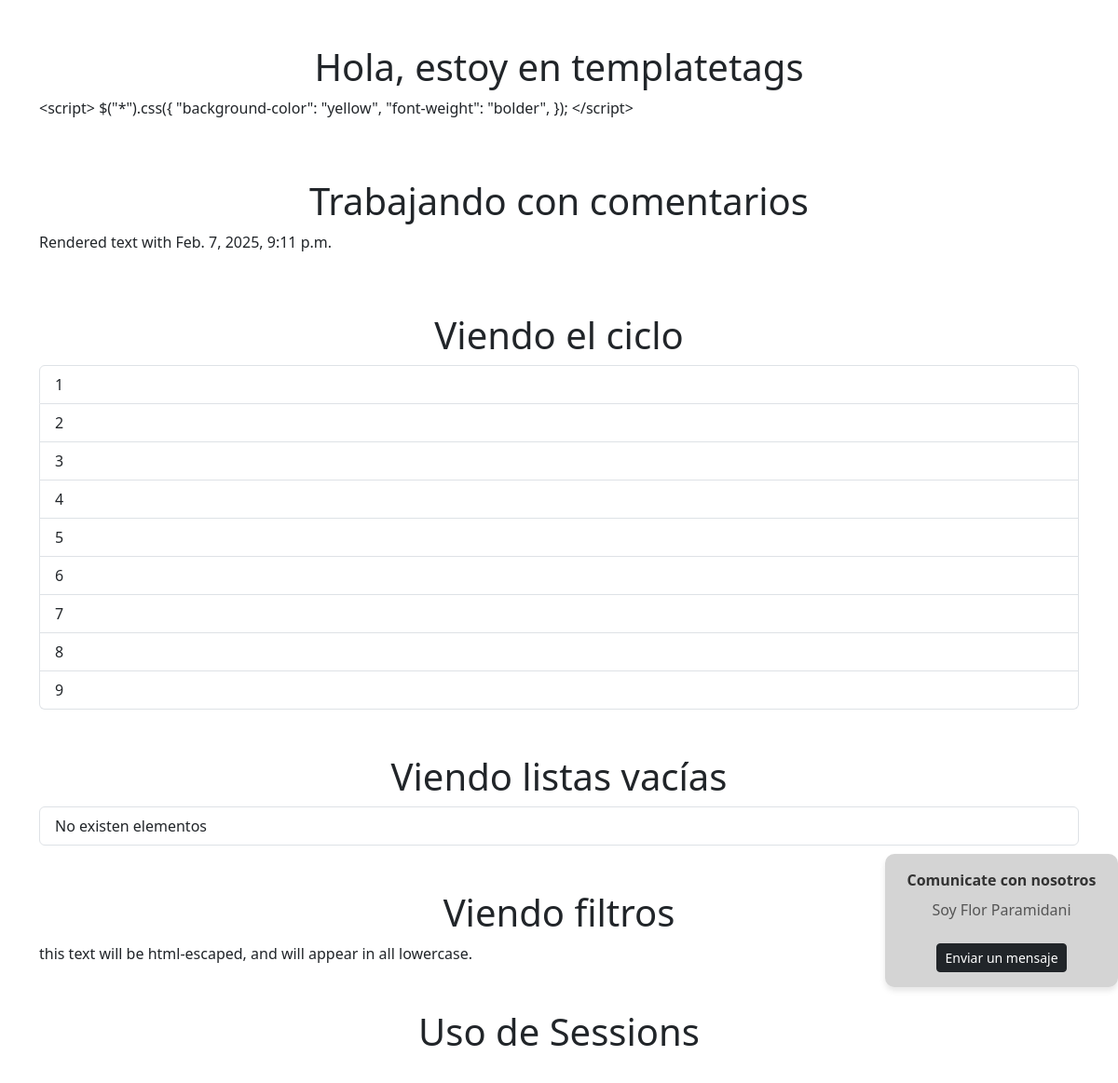
Page /vistaprevia/templatetags1 on the earlier database version.
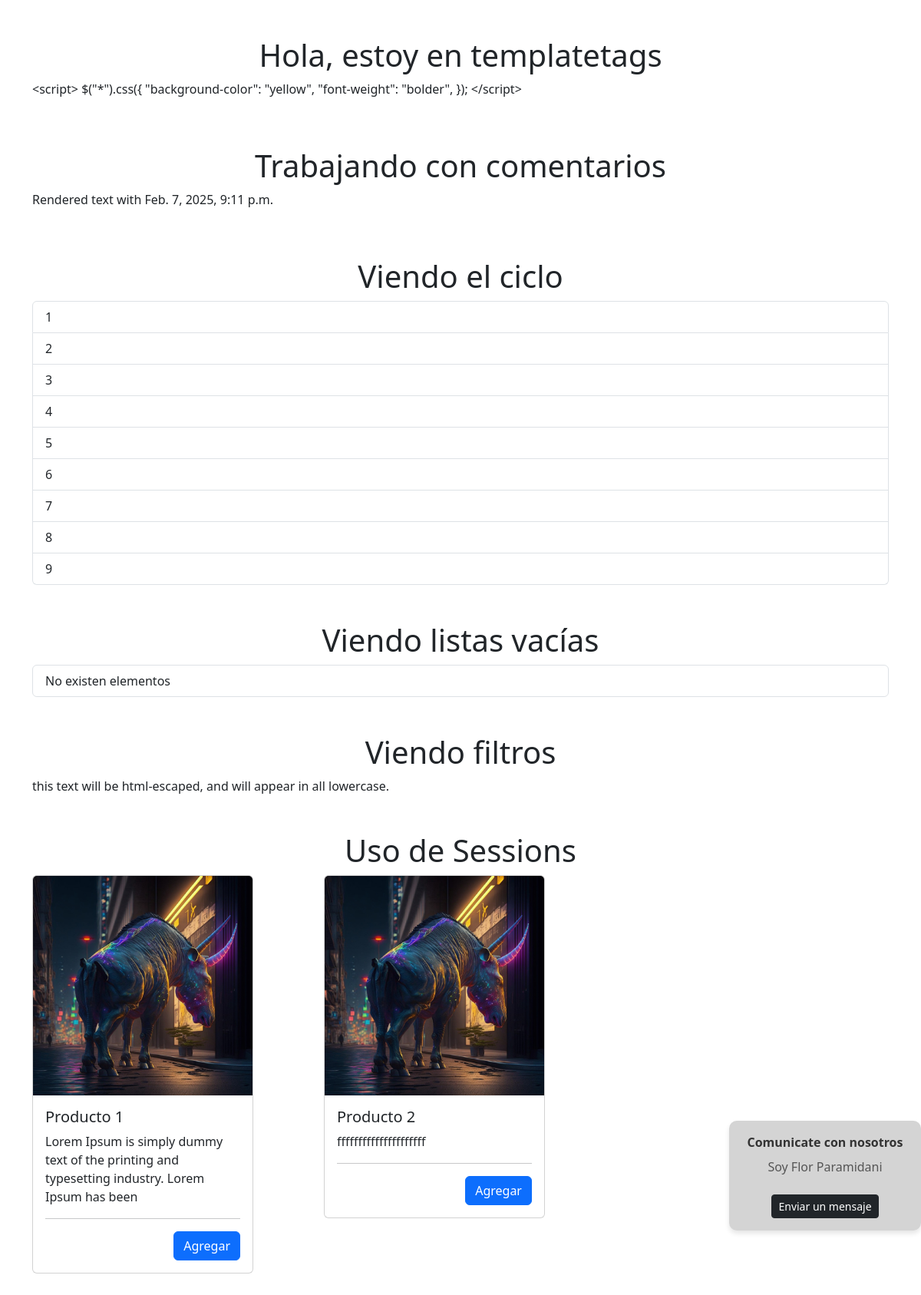
Same page on the later database version.
### productos/models.py (models this page shows, shortened)
class Producto(models.Model):
    Borrador = 'Borrador'
    Publicado = 'Publicado'
    Retirado = 'Retirado'
    APROBACION_PRODUCTO = (
        (Borrador, 'Borrador'),
        (Publicado, 'Publicado'),
        (Retirado, 'Retirado'),
    )
    estado = models.CharField(max_length=10, choices=APROBACION_PRODUCTO, default='Borrador')
    producto = models.CharField(max_length=200)
    fecha_publicacion = models.DateTimeField('Fecha de publicación')
    imagen = models.ImageField(upload_to="producto/%Y/%m/%d", blank=True, null=True)
    categoria = models.ForeignKey(
        Categoria, blank=False, null=True, on_delete=models.CASCADE
        )
    stock = models.IntegerField(default=0)
    descripcion = models.TextField(  default="")
    precio = models.DecimalField(max_digits=12, decimal_places=2, default=0.00)
    descuento = models.IntegerField(default=0)

### vistaprevia/views.py (the view, shortened to what this page needs)
# urls.py: path("templatetags1", Templatetags1.as_view(), name="templatetags1"),
class Templatetags1(View):
    template = "vistaprevia/templatetags1.html"
    def get(self, request):
        params = {}
        params["cross_site_scripting"]="""
            <script>
            $("*").css({
                "background-color": "yellow",
                "font-weight": "bolder",
            });
            </script>

        """
        producto = Producto.objects.filter(
            Q(estado="Publicado"),
        )
        params["los_productos"]=producto
        params["fecha_de_hoy"]=datetime.datetime.now()
        params["mi_lista"]=[1, 2, 3, 4, 5, 6, 7, 8, 9]
        params["row3"]="row3"
        params["mi_lista2"]=[]
        return render(request, self.template, params)

### templates/vistaprevia/templatetags1.html (shortened to what this page needs)
{% extends "layout.html" %}
{% load static %}
{% load mi_tienda %}
{% block content %}
<div class="container my-5">
    <div class="row">
        <div class="col-12">
            <h1 class="text-center">Hola, estoy en templatetags</h1>
            {% autoescape on %}
            <p>{{ cross_site_scripting }}</p>
            {% endautoescape %}
        </div>
    </div>
</div>
<div class="container my-5">
    <div class="row">
        <div class="col-12">
            <h1 class="text-center">Trabajando con comentarios</h1>
            <p>Rendered text with {{ fecha_de_hoy }}</p>
        </div>
    </div>
</div>
<div class="container my-5">
    <div class="row">
        <div class="col-12">
            <h1 class="text-center">Viendo el ciclo</h1>
            <ul class="list-group">
                {% for elemento in mi_lista %}
                    <li class="list-group-item {% cycle 'row1' 'row2' 'row3' %}">
                        {{ elemento }}
                    </li>
                {% endfor %}
            </ul>
        </div>
    </div>
</div>
<div class="container my-5">
    <div class="row">
        <div class="col-12">
            <h1 class="text-center">Viendo listas vacías</h1>
            <ul class="list-group">
                {% for elemento in mi_lista2 %}
                    <li class="list-group-item {% cycle 'row1' 'row2' 'row3' %}">
                        {{ elemento }}
                    </li>
                {% empty %}
                    <li class="list-group-item {% cycle 'row1' 'row2' 'row3' %}">
                        No existen elementos
                    </li>
                {% endfor %}
            </ul>
        </div>
    </div>
</div>
<div class="container my-5">
    <div class="row">
        <div class="col-12">
            <h1 class="text-center">Viendo filtros</h1>
        </div>
    </div>
</div>
<div class="container my-5">
    <div class="row">
        <div class="col-12">
            <h1 class="text-center">Uso de Sessions</h1>
        </div>
        {% for producto in los_productos %}
            <div class="col-12 col-lg-4 mb-4">
                <div class="card" style="width: 18rem;">
                    <img src="{% static 'img/4.jpg' %}{{ producto.imagen }}" class="card-img-top" alt="{{ producto.producto }}">
                    <div class="card-body">
                        <h5 class="card-title">{{ producto.producto }}</h5>
                        <p class="card-text">{{ producto.descripcion|slice:":95" }}</p>
                        <hr/>
                        <form action="/templatetags1" method="post">{% csrf_token %}
                            <input type="submit" class="btn btn-primary float-end" value="Agregar"/>
                        </form>
                    </div>
                </div>
            </div>
        {% endfor %}
    </div>
</div>
{% include "descripcion_lateral.html" with nombre="Flor" apellido="Paramidani" %}
{% endblock %}

### templates/layout.html (shortened to what this page needs)
{% extends "base.html" %}
{% load i18n %}
{% load static %}

### templates/base.html (shortened to what this page needs)
{% load static %}
<!DOCTYPE html>
<html lang="en">
<head>
    <link href="https://cdn.jsdelivr.net/npm/bootstrap@5.3.0-alpha1/dist/css/bootstrap.min.css" rel="stylesheet">
    <link href="https://cdn.jsdelivr.net/npm/bootstrap-icons@1.8.1/font/bootstrap-icons.css" rel="stylesheet">
    <link rel="stylesheet" href="{% static 'css/main.css' %}">
<link href="https://cdnjs.cloudflare.com/ajax/libs/gsap/3.9.1/gsap.min.js" rel="stylesheet"></link>
<link type="text/css" rel="stylesheet" href="{% static 'css/bootstrap.min.css' %}">
<link type="text/css" rel="stylesheet" href="{% static 'css/main.css' %}">
</head>
<body>
    {% block content %} {% endblock %}
</body>
</html>

### templates/descripcion_lateral.html
<div class="position-fixed p-3" style="width: 250px; height: auto; background-color: rgb(212, 212, 212); bottom: 200px; right: 0; border-radius: 10px; box-shadow: 0px 4px 6px rgba(0, 0, 0, 0.1);">
    <div class="d-flex flex-column align-items-center">
        <p class="text-center mb-2" style="font-weight: bold; color: #333;">Comunicate con nosotros</p>
        <p class="text-center" style="color: #555;">Soy {{ nombre }} {{ apellido }}</p>
        <a href="mailto:tu-email@example.com" class="btn btn-dark btn-sm mt-2">Enviar un mensaje</a>
    </div>
</div>

Differences in the rows shown:
added Producto: producto "Producto 1", descripcion "Lorem Ipsum is simply dummy text of the printing and typesetting industry. Lorem Ipsum has been"
added Producto: producto "Producto 2", descripcion "fffffffffffffffffffff"
